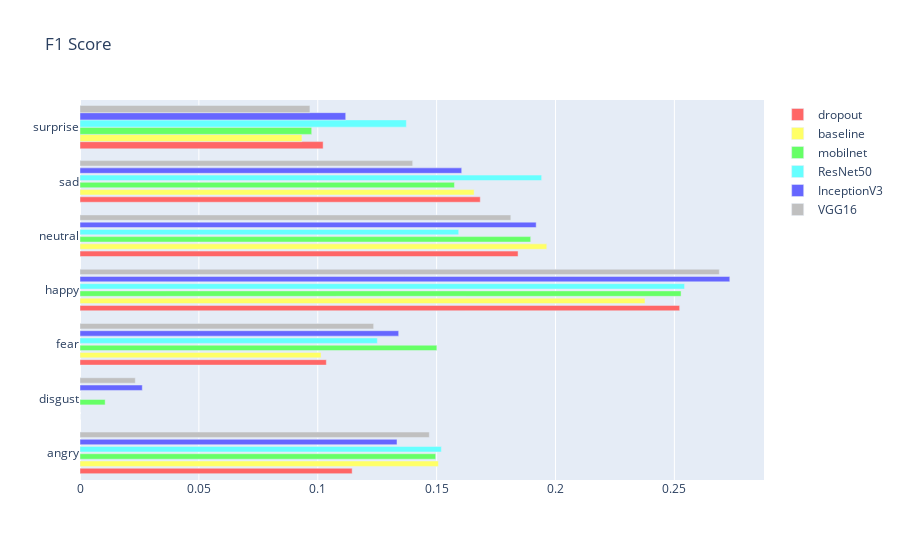

Write notebook code for a chart like this one.
### Code cell
labels = ['angry','disgust','fear','happy','neutral','sad','surprise']


fig = go.Figure(data=[
    go.Bar(name='dropout', y=labels, x=F1[3,:],width=[0.1, 0.1, 0.1, 0.1, 0.1, 0.1],orientation='h',marker_color='rgb(255, 102, 102)'),
    go.Bar(name='baseline', y=labels, x=F1[4,:],width=[0.1, 0.1, 0.1, 0.1, 0.1, 0.1],orientation='h',marker_color='rgb(255, 255, 102)'),
    go.Bar(name='mobilnet', y=labels, x=F1[5,:],width=[0.1, 0.1, 0.1, 0.1, 0.1, 0.1],orientation='h',marker_color='rgb(102, 255, 102)'),
    go.Bar(name='ResNet50', y=labels, x=F1[6,:],width=[0.1, 0.1, 0.1, 0.1, 0.1, 0.1],orientation='h',marker_color='rgb(102, 255, 255)'),
    go.Bar(name='InceptionV3', y=labels, x=F1[7,:],width=[0.1, 0.1, 0.1, 0.1, 0.1, 0.1],orientation='h',marker_color='rgb(102, 102, 255)'),
    go.Bar(name='VGG16', y=labels, x=F1[8,:],width=[0.1, 0.1, 0.1, 0.1, 0.1, 0.1],orientation='h',marker_color='rgb(192, 192, 192)')],
    layout_title_text="F1 Score"
    )
# Change the bar mode
fig.update_layout(barmode='group')
fig.show()

### Figure 1 — Plotly figure (JSON) as saved in the notebook; plotly's stock layout.template omitted (floating-point values rounded to 4 significant figures)
{"data": [{"marker": {"color": "rgb(255, 102, 102)"}, "name": "dropout", "orientation": "h", "type": "bar", "width": [0.1, 0.1, 0.1, 0.1, 0.1, 0.1], "x": [0.1145, 0, 0.1036, 0.2522, 0.1843, 0.1684, 0.1023], "y": ["angry", "disgust", "fear", "happy", "neutral", "sad", "surprise"]}, {"marker": {"color": "rgb(255, 255, 102)"}, "name": "baseline", "orientation": "h", "type": "bar", "width": [0.1, 0.1, 0.1, 0.1, 0.1, 0.1], "x": [0.1508, 0, 0.1014, 0.2376, 0.1963, 0.1658, 0.09335], "y": ["angry", "disgust", "fear", "happy", "neutral", "sad", "surprise"]}, {"marker": {"color": "rgb(102, 255, 102)"}, "name": "mobilnet", "orientation": "h", "type": "bar", "width": [0.1, 0.1, 0.1, 0.1, 0.1, 0.1], "x": [0.1496, 0.01058, 0.1501, 0.2528, 0.1896, 0.1575, 0.09747], "y": ["angry", "disgust", "fear", "happy", "neutral", "sad", "surprise"]}, {"marker": {"color": "rgb(102, 255, 255)"}, "name": "ResNet50", "orientation": "h", "type": "bar", "width": [0.1, 0.1, 0.1, 0.1, 0.1, 0.1], "x": [0.152, 0, 0.1251, 0.2543, 0.1593, 0.1942, 0.1373], "y": ["angry", "disgust", "fear", "happy", "neutral", "sad", "surprise"]}, {"marker": {"color": "rgb(102, 102, 255)"}, "name": "InceptionV3", "orientation": "h", "type": "bar", "width": [0.1, 0.1, 0.1, 0.1, 0.1, 0.1], "x": [0.1333, 0.0262, 0.134, 0.2733, 0.1919, 0.1606, 0.1118], "y": ["angry", "disgust", "fear", "happy", "neutral", "sad", "surprise"]}, {"marker": {"color": "rgb(192, 192, 192)"}, "name": "VGG16", "orientation": "h", "type": "bar", "width": [0.1, 0.1, 0.1, 0.1, 0.1, 0.1], "x": [0.1469, 0.02326, 0.1235, 0.2689, 0.1812, 0.1399, 0.09671], "y": ["angry", "disgust", "fear", "happy", "neutral", "sad", "surprise"]}], "layout": {"barmode": "group", "title": {"text": "F1 Score"}}}
